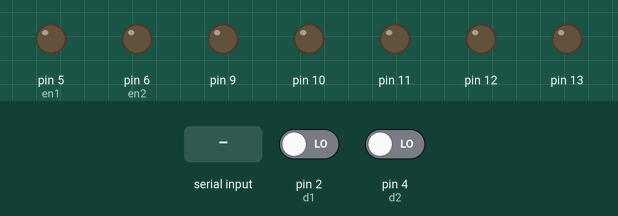
Bench run of a sketch on a simulated Arduino Uno, built with avr-gcc and run on an emulated ATmega328P. Parts: output pins drawn as LEDs (lit = HIGH). The inputs (shaded band) are chosen by the test bench; at power-on: pin 2 (d1) LOW, pin 4 (d2) LOW. What the sketch prints to the serial monitor is not drawn.

Above: at 1.2 s.
1.3 s: "1" received over Serial
At 2.0 s:
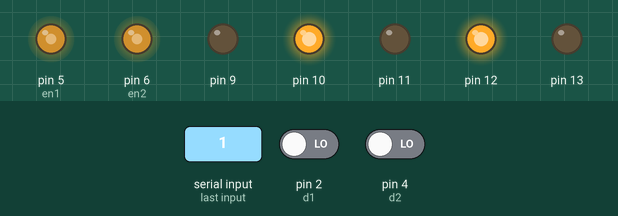
2.8 s: "6" received over Serial
At 4.0 s:
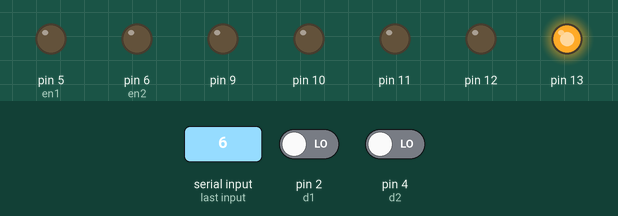
4.3 s: "2" received over Serial
At 5.5 s:
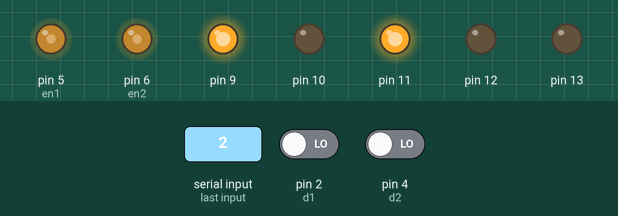
5.8 s: "3" received over Serial
At 6.7 s:
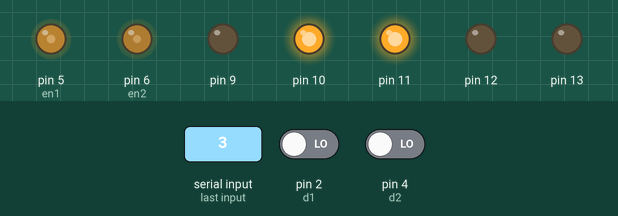
7.3 s: "4" received over Serial
At 7.8 s:
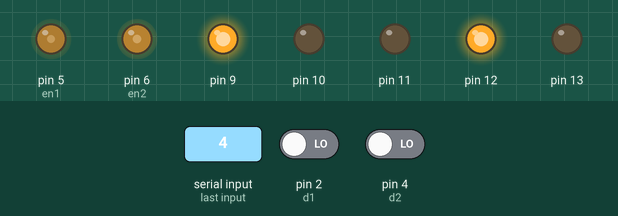
Timing chart, 0 to 9.8 s (numbered marks = the images above; inputs shaded):
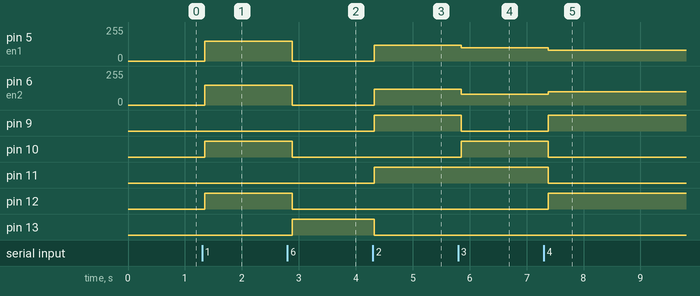

The sketch:

smart_car_5.ino
```cpp
 char t;
int d1=2;
int d2=4;
int en1=5;
int en2=6;


void setup() {
  Serial.begin(9600);

  pinMode(d1,INPUT);
  pinMode(d2,INPUT);
   pinMode(en1,OUTPUT);
   pinMode(en2,OUTPUT);
pinMode(9,OUTPUT);
pinMode(10,OUTPUT);
pinMode(11,OUTPUT);
pinMode(12,OUTPUT);
pinMode(13,OUTPUT);


}

void loop() {
  digitalWrite(13,LOW);

if(Serial.available()){
  t = Serial.read();
  Serial.println(t);
}

if(t == '1'){
 forward();
}

else if(t == '2'){
 back();

}

else if(t == '3'){
right();
}

else if(t == '4'){

 left();
}

else if(t == '5'){
  Wait();
}

else if(t == '6'){
     Serial.print("f");
ir();
digitalWrite(13,HIGH);
}


delay(90);
}


void ir() {

 if((digitalRead(d1)==HIGH) && (digitalRead(d2)==HIGH)){
    forward();
      Serial.print("forward");

    delay(10);
  }
  else if((digitalRead(d1)==LOW) && (digitalRead(d2)==HIGH)){
    left();
      Serial.print("left");

    delay(10);
  }
  else if((digitalRead(d1)==HIGH) && (digitalRead(d2)==LOW))
  {
    right();
    delay(10);
      Serial.print("right");

    }
    else
Wait();


}


void forward(){
  digitalWrite(9,LOW);
  digitalWrite(10,HIGH);
  analogWrite(en1,150);

  digitalWrite(11,LOW);
  digitalWrite(12,HIGH);
 analogWrite(en2,150);
}

void back(){
 digitalWrite(9,HIGH);
  digitalWrite(10,LOW);
  analogWrite(en1,120);

  digitalWrite(11,HIGH);
  digitalWrite(12,LOW);
   analogWrite(en2,120 );

  }

void left(){
 digitalWrite(9,HIGH);
  digitalWrite(10,LOW);
   analogWrite(en1,80);

  digitalWrite(11,LOW);
  digitalWrite(12,HIGH);
  analogWrite(en2,100);
}
void right(){
   digitalWrite(9,LOW);
  digitalWrite(10,HIGH);
   analogWrite(en1,100);

  digitalWrite(11,HIGH);
  digitalWrite(12,LOW);
 analogWrite(en2,80);
}
void Wait(){
   digitalWrite(9,LOW);
  digitalWrite(10,LOW);
  digitalWrite(11,LOW);
  digitalWrite(12,LOW);
   analogWrite(en1,0);
    analogWrite(en2,0);
    digitalWrite(13,LOW);
}
```

line_follower_code.cpp
```cpp
/*
 * line_follower_code.cpp
 *
 * Created: 8/11/2019 11:54:34 PM
 *  Author: sachin.
 */


#include <avr/io.h>
#define F_CPU 12000000UL
void wait();

int main(void)
{
	DDRD = 0b11111111;
	DDRB = 0b00000000;
	 int ls,rs;

    while(1)
    {
     ls = PINB & 0b00000001;
	 rs = PINB & 0b00000010;
	  if((ls== 0b00000001) && (rs == 0b00000010)){

		  PORTD = 0b00000101;//foreward
	  }
	  if((ls == 0b00000000) && (rs == 0b00000010)){
		  PORTD = 0b00000100;//left
	  }
	  	 if((ls == 0b00000001) &&(rs == 0b00000000)){

		   PORTD = 0b00000001;//right
		   }
		   if((ls == 0b00000000) && (rs == 0b00000000)){
			   //stop
		   }
		   //else wait();

}
	}
	void wait(){
		PORTD=0b00000000;
	}
```

Measured:
- after the input at 1.3 s, pin 5 (en1), pin 6 (en2): 0/255 → 150/255 after 0.05 s; pin 10, pin 12: LOW → HIGH after 0.05 s
- after the input at 2.8 s, pin 5 (en1), pin 6 (en2): 150/255 → 0/255 after 0.08 s; pin 10, pin 12: HIGH → LOW after 0.08 s; pin 13: LOW → HIGH after 0.08 s
- after the input at 4.3 s, pin 5 (en1), pin 6 (en2): 0/255 → 120/255 at once; pin 9, pin 11: LOW → HIGH at once; pin 13: HIGH → LOW at once
- after the input at 5.8 s, pin 5 (en1): 120/255 → 100/255 after 0.05 s; pin 6 (en2): 120/255 → 80/255 after 0.05 s; pin 9: HIGH → LOW after 0.05 s; pin 10: LOW → HIGH after 0.05 s
- after the input at 7.3 s, pin 5 (en1): 100/255 → 80/255 after 0.08 s; pin 6 (en2): 80/255 → 100/255 after 0.08 s; pin 9, pin 12: LOW → HIGH after 0.08 s; pin 10, pin 11: HIGH → LOW after 0.08 s
